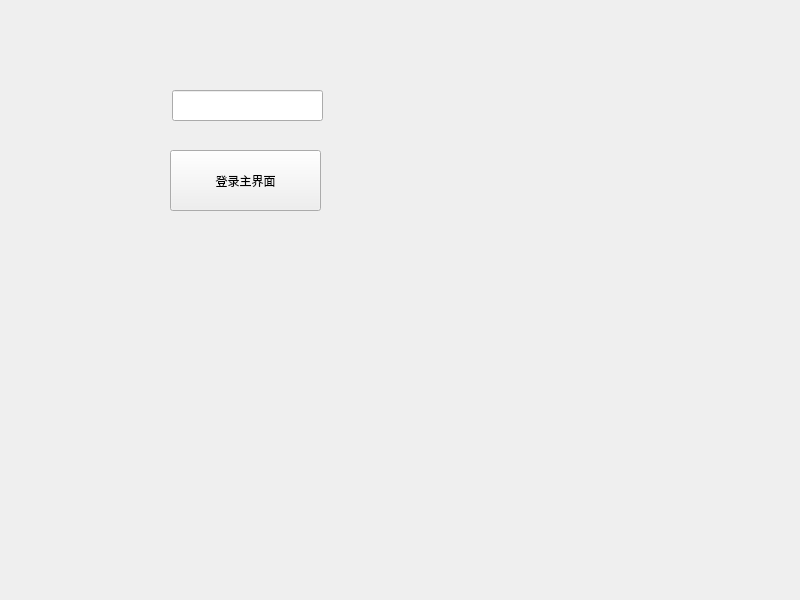
<?xml version="1.0" encoding="UTF-8"?>
<ui version="4.0">
 <class>Widget</class>
 <widget class="QWidget" name="Widget">
  <property name="geometry">
   <rect>
    <x>0</x>
    <y>0</y>
    <width>800</width>
    <height>600</height>
   </rect>
  </property>
  <property name="windowTitle">
   <string>Widget</string>
  </property>
  <widget class="QPushButton" name="pushButton">
   <property name="geometry">
    <rect>
     <x>170</x>
     <y>150</y>
     <width>151</width>
     <height>61</height>
    </rect>
   </property>
   <property name="text">
    <string>登录主界面</string>
   </property>
  </widget>
  <widget class="QLineEdit" name="lineEdit">
   <property name="geometry">
    <rect>
     <x>172</x>
     <y>90</y>
     <width>151</width>
     <height>31</height>
    </rect>
   </property>
  </widget>
 </widget>
 <resources/>
 <connections/>
</ui>
